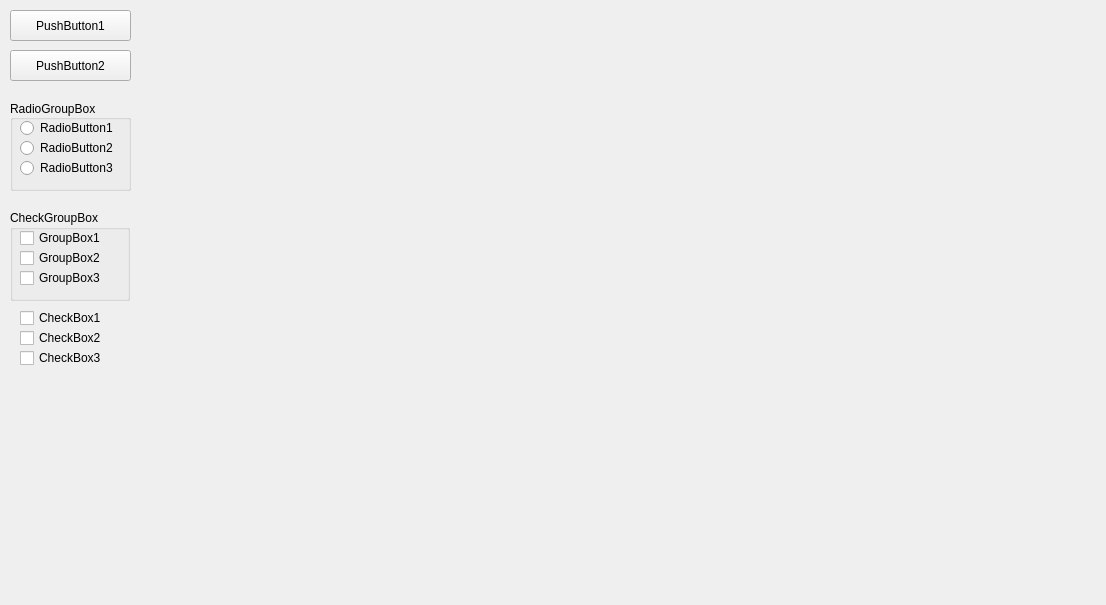
<?xml version="1.0" encoding="UTF-8"?>
<ui version="4.0">
 <class>Form</class>
 <widget class="QWidget" name="Form">
  <property name="geometry">
   <rect>
    <x>0</x>
    <y>0</y>
    <width>1106</width>
    <height>605</height>
   </rect>
  </property>
  <property name="windowTitle">
   <string>Form</string>
  </property>
  <widget class="QPushButton" name="push_btn1">
   <property name="geometry">
    <rect>
     <x>10</x>
     <y>10</y>
     <width>121</width>
     <height>31</height>
    </rect>
   </property>
   <property name="text">
    <string>PushButton1</string>
   </property>
  </widget>
  <widget class="QPushButton" name="push_btn2">
   <property name="geometry">
    <rect>
     <x>10</x>
     <y>50</y>
     <width>121</width>
     <height>31</height>
    </rect>
   </property>
   <property name="text">
    <string>PushButton2</string>
   </property>
  </widget>
  <widget class="QGroupBox" name="groupBox">
   <property name="geometry">
    <rect>
     <x>10</x>
     <y>100</y>
     <width>121</width>
     <height>91</height>
    </rect>
   </property>
   <property name="title">
    <string>RadioGroupBox</string>
   </property>
   <property name="alignment">
    <set>Qt::AlignLeading|Qt::AlignLeft|Qt::AlignVCenter</set>
   </property>
   <property name="flat">
    <bool>false</bool>
   </property>
   <property name="checkable">
    <bool>false</bool>
   </property>
   <widget class="QRadioButton" name="radio_btn1">
    <property name="geometry">
     <rect>
      <x>10</x>
      <y>20</y>
      <width>101</width>
      <height>16</height>
     </rect>
    </property>
    <property name="text">
     <string>RadioButton1</string>
    </property>
   </widget>
   <widget class="QRadioButton" name="radio_btn2">
    <property name="geometry">
     <rect>
      <x>10</x>
      <y>40</y>
      <width>101</width>
      <height>16</height>
     </rect>
    </property>
    <property name="text">
     <string>RadioButton2</string>
    </property>
   </widget>
   <widget class="QRadioButton" name="radio_btn3">
    <property name="geometry">
     <rect>
      <x>10</x>
      <y>60</y>
      <width>101</width>
      <height>16</height>
     </rect>
    </property>
    <property name="text">
     <string>RadioButton3</string>
    </property>
   </widget>
  </widget>
  <widget class="QGroupBox" name="groupBox_2">
   <property name="geometry">
    <rect>
     <x>10</x>
     <y>210</y>
     <width>120</width>
     <height>91</height>
    </rect>
   </property>
   <property name="title">
    <string>CheckGroupBox</string>
   </property>
   <widget class="QCheckBox" name="group_check_box1">
    <property name="geometry">
     <rect>
      <x>10</x>
      <y>20</y>
      <width>91</width>
      <height>16</height>
     </rect>
    </property>
    <property name="text">
     <string>GroupBox1</string>
    </property>
   </widget>
   <widget class="QCheckBox" name="group_check_box2">
    <property name="geometry">
     <rect>
      <x>10</x>
      <y>40</y>
      <width>91</width>
      <height>16</height>
     </rect>
    </property>
    <property name="text">
     <string>GroupBox2</string>
    </property>
   </widget>
   <widget class="QCheckBox" name="group_check_box3">
    <property name="geometry">
     <rect>
      <x>10</x>
      <y>60</y>
      <width>91</width>
      <height>16</height>
     </rect>
    </property>
    <property name="text">
     <string>GroupBox3</string>
    </property>
   </widget>
  </widget>
  <widget class="QCheckBox" name="check_box1">
   <property name="geometry">
    <rect>
     <x>20</x>
     <y>310</y>
     <width>91</width>
     <height>16</height>
    </rect>
   </property>
   <property name="text">
    <string>CheckBox1</string>
   </property>
  </widget>
  <widget class="QCheckBox" name="check_box2">
   <property name="geometry">
    <rect>
     <x>20</x>
     <y>330</y>
     <width>91</width>
     <height>16</height>
    </rect>
   </property>
   <property name="text">
    <string>CheckBox2</string>
   </property>
  </widget>
  <widget class="QCheckBox" name="check_box3">
   <property name="geometry">
    <rect>
     <x>20</x>
     <y>350</y>
     <width>91</width>
     <height>16</height>
    </rect>
   </property>
   <property name="text">
    <string>CheckBox3</string>
   </property>
  </widget>
 </widget>
 <resources/>
 <connections/>
</ui>
